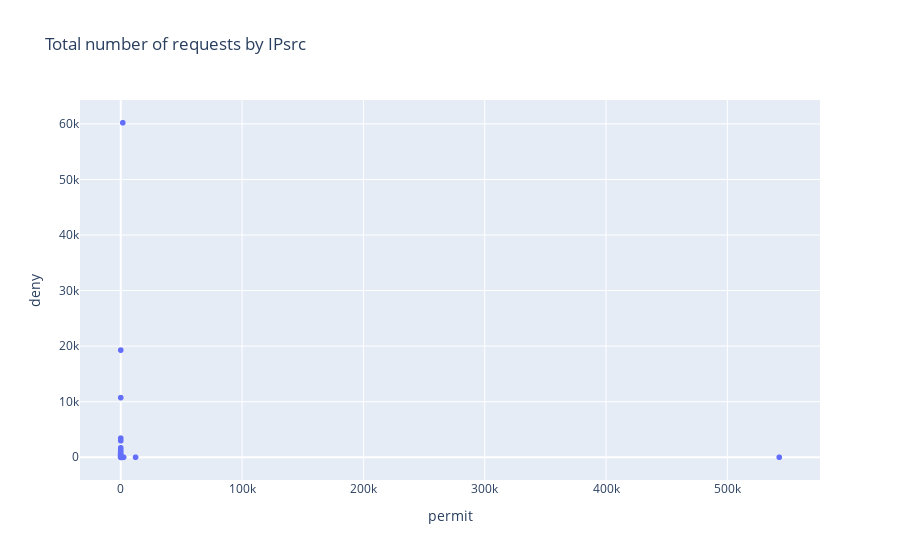

Notebook code cell kept with this figure:
### Code cell
fig = px.scatter(Merge_IPsrc, x='permit', y='deny', labels='IPsrc', title='Total number of requests by IPsrc')

fig

### Figure 1 — Plotly figure (JSON) as saved in the notebook; plotly's stock layout.template omitted (floating-point values rounded to 4 significant figures; data arrays with more than 128 entries replaced by an {"elided": "..."} marker saying what was removed)
{"data": [{"hovertemplate": "permit=%{x}<br>deny=%{y}<extra></extra>", "legendgroup": "", "marker": {"color": "#636efa", "symbol": "circle"}, "mode": "markers", "name": "", "showlegend": false, "type": "scattergl", "x": {"elided": "31296 int values"}, "xaxis": "x", "y": {"elided": "31296 int values"}, "yaxis": "y"}], "layout": {"legend": {"tracegroupgap": 0}, "title": {"text": "Total number of requests by IPsrc"}, "xaxis": {"anchor": "y", "domain": [0, 1], "title": {"text": "permit"}}, "yaxis": {"anchor": "x", "domain": [0, 1], "title": {"text": "deny"}}}}
